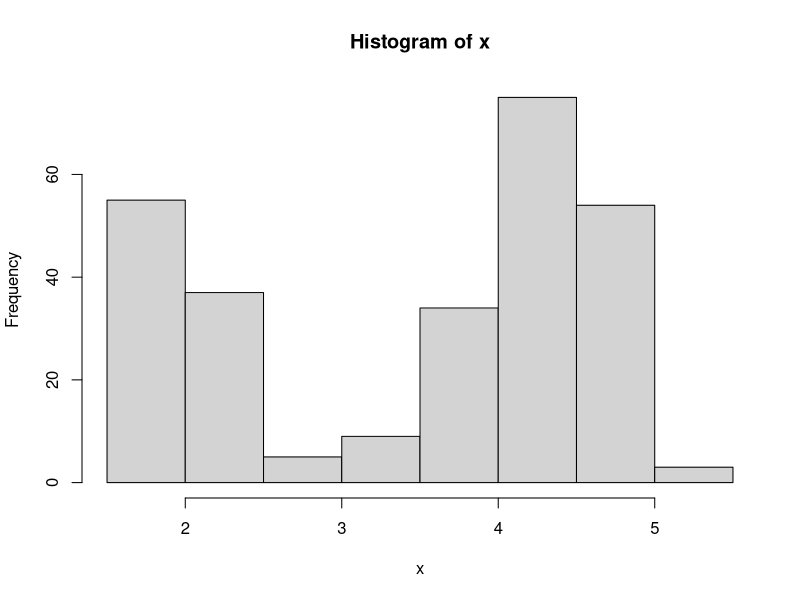
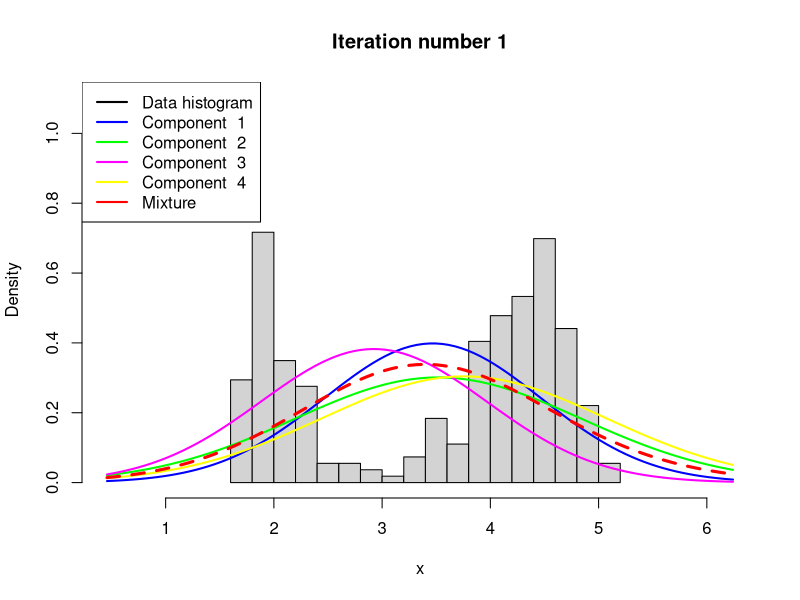
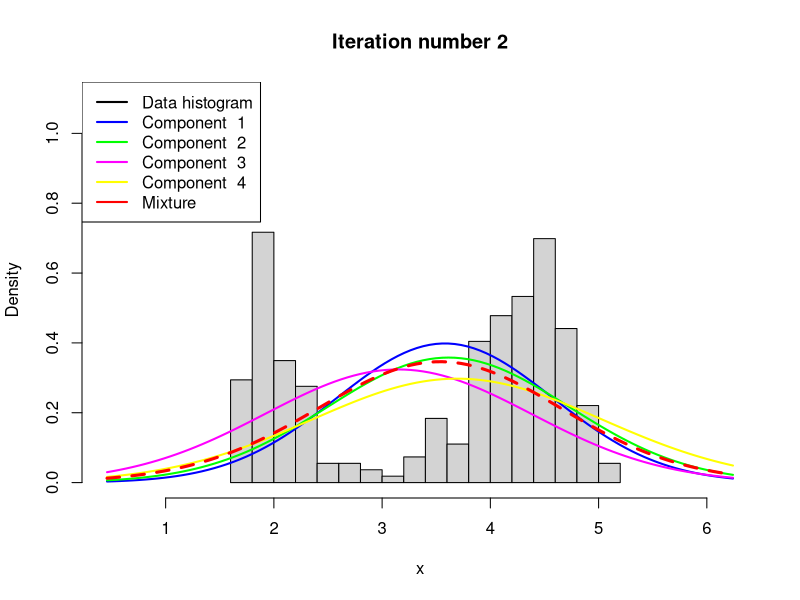
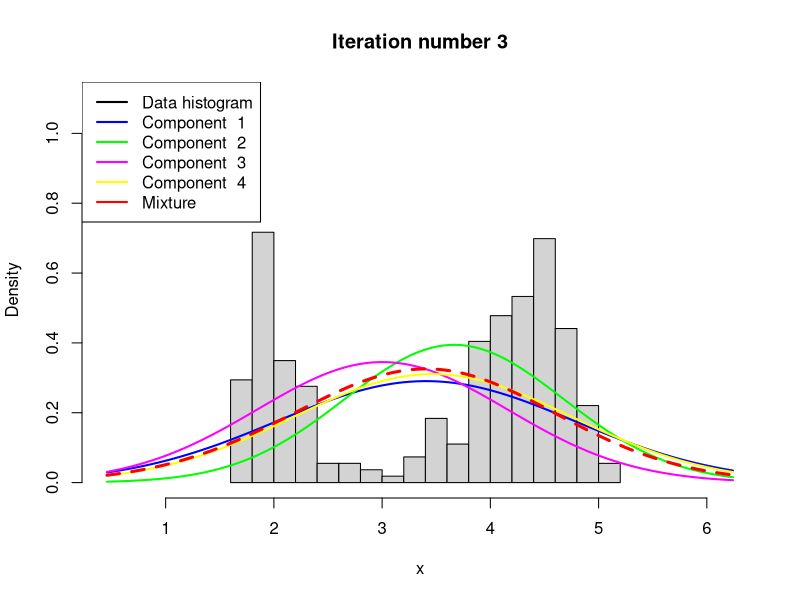
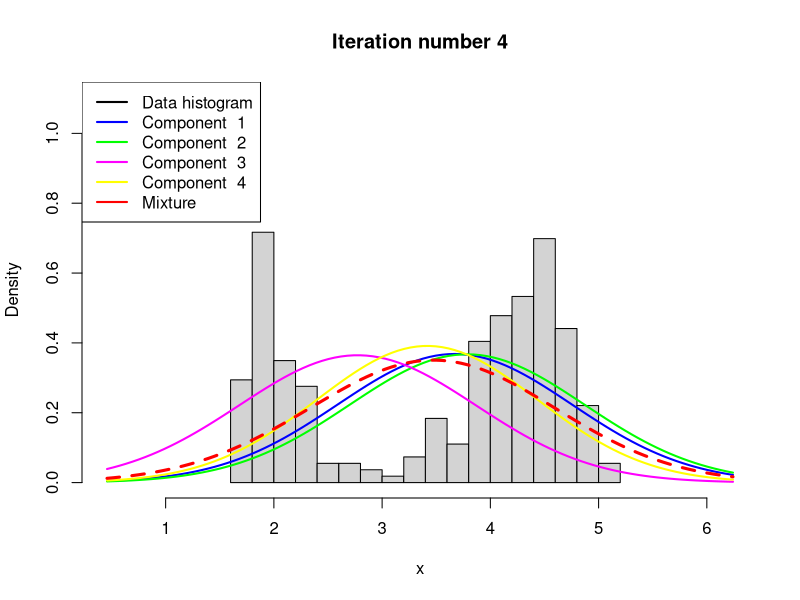
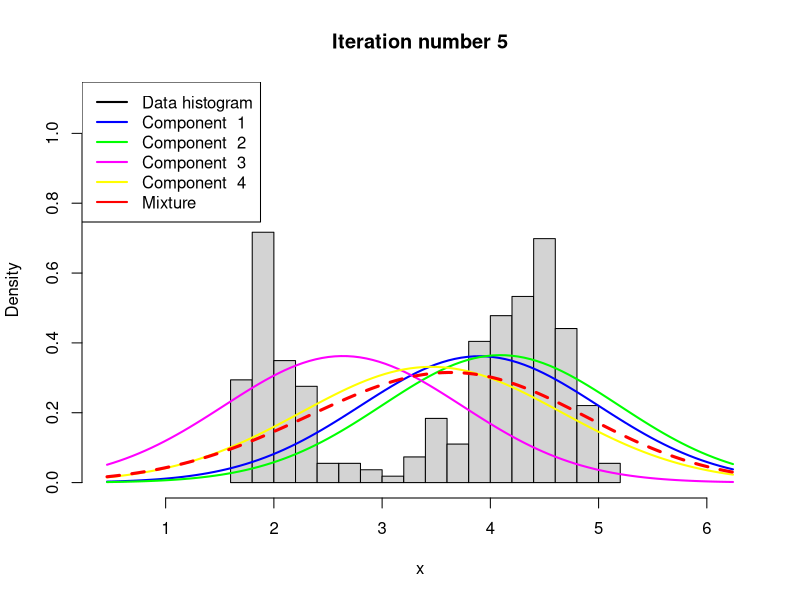
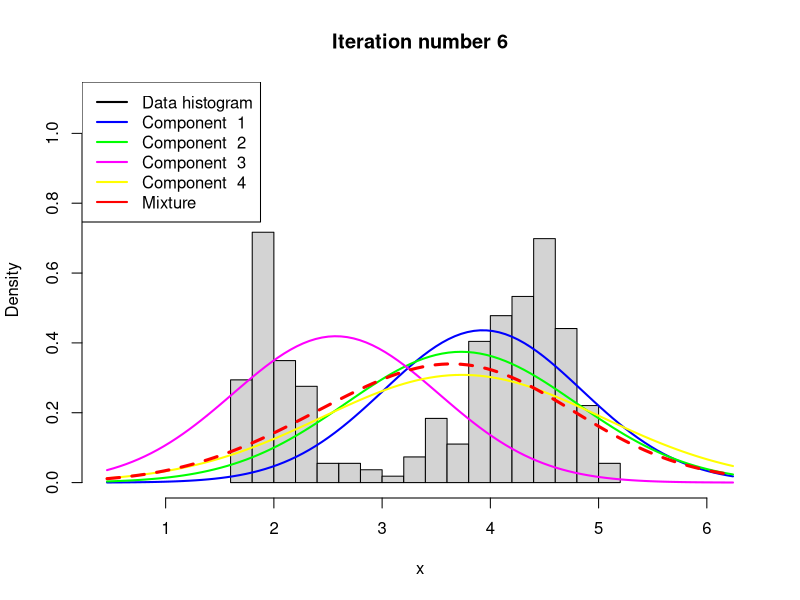
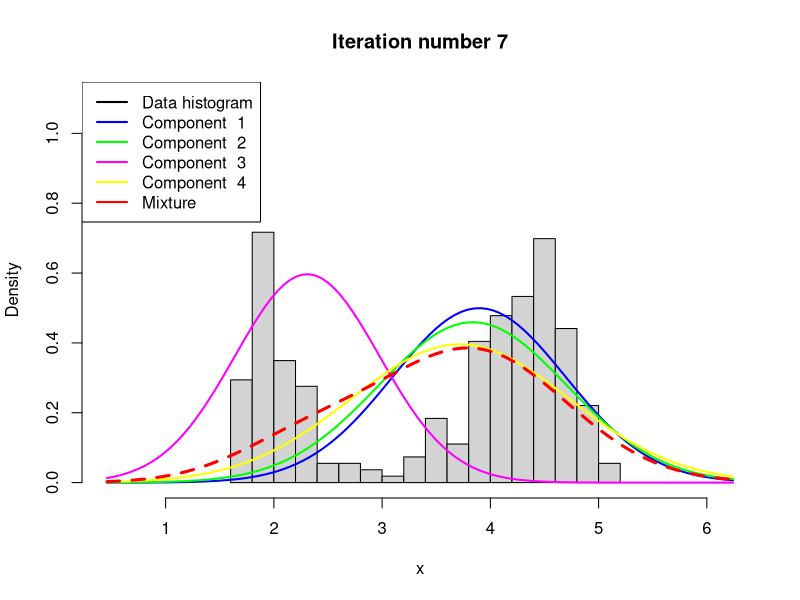

Source code (R) for these figures, in order: (Note: a time limit stopped this script after it produced the figures.)
# Estimating a simple mixture of normals
# Author: Mattias Villani, IDA, Linkoping University. http://mattiasvillani.com

##########    BEGIN USER INPUT #################
# Data options
data(faithful)
rawData <- faithful
x <- as.matrix(rawData['eruptions'])

# Model options
nComp <- 4    # Number of mixture components

# Prior options
alpha <- 10*rep(1,nComp) # Dirichlet(alpha)
muPrior <- rep(0,nComp) # Prior mean of mu
tau2Prior <- rep(10,nComp) # Prior std of mu
sigma2_0 <- rep(var(x),nComp) # s20 (best guess of sigma2)
nu0 <- rep(4,nComp) # degrees of freedom for prior on sigma2

# MCMC options
nIter <- 1000 # Number of Gibbs sampling draws

# Plotting options
plotFit <- TRUE
lineColors <- c("blue", "green", "magenta", 'yellow')
sleepTime <- 0.1 # Adding sleep time between iterations for plotting
################   END USER INPUT ###############

###### Defining a function that simulates from the 
rScaledInvChi2 <- function(n, df, scale){
  return((df*scale)/rchisq(n,df=df))
}

####### Defining a function that simulates from a Dirichlet distribution
rDirichlet <- function(param){
  nCat <- length(param)
  piDraws <- matrix(NA,nCat,1)
  for (j in 1:nCat){
    piDraws[j] <- rgamma(1,param[j],1)
  }
  piDraws = piDraws/sum(piDraws) # Diving every column of piDraws by the sum of the elements in that column.
  return(piDraws)
}

# Simple function that converts between two different representations of the mixture allocation
S2alloc <- function(S){
  n <- dim(S)[1]
  alloc <- rep(0,n)
  for (i in 1:n){
    alloc[i] <- which(S[i,] == 1)
  }
  return(alloc)
}

# Initial value for the MCMC
nObs <- length(x)
S <- t(rmultinom(nObs, size = 1 , prob = rep(1/nComp,nComp))) # nObs-by-nComp matrix with component allocations.
mu <- quantile(x, probs = seq(0,1,length = nComp))
sigma2 <- rep(var(x),nComp)
probObsInComp <- rep(NA, nComp)

# Setting up the plot
xGrid <- seq(min(x)-1*apply(x,2,sd),max(x)+1*apply(x,2,sd),length = 100)
xGridMin <- min(xGrid)
xGridMax <- max(xGrid)
mixDensMean <- rep(0,length(xGrid))
effIterCount <- 0
ylim <- c(0,2*max(hist(x)$density))


for (k in 1:nIter){
  message(paste('Iteration number:',k))
  alloc <- S2alloc(S) # Just a function that converts between different representations of the group allocations
  nAlloc <- colSums(S)
  print(nAlloc)
  # Update components probabilities
  pi <- rDirichlet(alpha + nAlloc)
  
  # Update mu's
  for (j in 1:nComp){
    precPrior <- 1/tau2Prior[j]
    precData <- nAlloc[j]/sigma2[j]
    precPost <- precPrior + precData
    wPrior <- precPrior/precPost
    muPost <- wPrior*muPrior + (1-wPrior)*mean(x[alloc == j])
    tau2Post <- 1/precPost
    mu[j] <- rnorm(1, mean = muPost, sd = sqrt(tau2Post))
  }
  
  # Update sigma2's
  for (j in 1:nComp){
    sigma2[j] <- rScaledInvChi2(1, df = nu0[j] + nAlloc[j], scale = (nu0[j]*sigma2_0[j] + sum((x[alloc == j] - mu[j])^2))/(nu0[j] + nAlloc[j]))
  }
  
  # Update allocation
  for (i in 1:nObs){
    for (j in 1:nComp){
      probObsInComp[j] <- pi[j]*dnorm(x[i], mean = mu[j], sd = sqrt(sigma2[j]))
    }
    S[i,] <- t(rmultinom(1, size = 1 , prob = probObsInComp/sum(probObsInComp)))
  }
  
  # Printing the fitted density against data histogram
  if (plotFit && (k%%1 ==0)){
    effIterCount <- effIterCount + 1
    hist(x, breaks = 20, freq = FALSE, xlim = c(xGridMin,xGridMax), main = paste("Iteration number",k), ylim = ylim)
    mixDens <- rep(0,length(xGrid))
    components <- c()
    for (j in 1:nComp){
      compDens <- dnorm(xGrid,mu[j],sd = sqrt(sigma2[j]))
      mixDens <- mixDens + pi[j]*compDens
      lines(xGrid, compDens, type = "l", lwd = 2, col = lineColors[j])
      components[j] <- paste("Component ",j)
    }
    mixDensMean <- ((effIterCount-1)*mixDensMean + mixDens)/effIterCount
    
    lines(xGrid, mixDens, type = "l", lty = 2, lwd = 3, col = 'red')
    legend("topleft", box.lty = 1, legend = c("Data histogram",components, 'Mixture'), 
           col = c("black",lineColors[1:nComp], 'red'), lwd = 2)
    Sys.sleep(sleepTime)
  }
  
}

hist(x, breaks = 20, freq = FALSE, xlim = c(xGridMin,xGridMax), main = "Final fitted density")
lines(xGrid, mixDensMean, type = "l", lwd = 2, lty = 4, col = "red")
lines(xGrid, dnorm(xGrid, mean = mean(x), sd = apply(x,2,sd)), type = "l", lwd = 2, col = "blue")
legend("topright", box.lty = 1, legend = c("Data histogram","Mixture density","Normal density"), col=c("black","red","blue"), lwd = 2)

#########################    Helper functions    ##############################################
